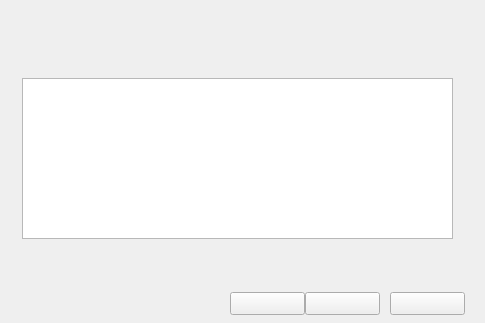
<?xml version="1.0" encoding="UTF-8"?>
<ui version="4.0">
 <class>LicenseCheck</class>
 <widget class="QWidget" name="LicenseCheck">
  <property name="geometry">
   <rect>
    <x>0</x>
    <y>0</y>
    <width>485</width>
    <height>323</height>
   </rect>
  </property>
  <property name="minimumSize">
   <size>
    <width>485</width>
    <height>323</height>
   </size>
  </property>
  <property name="maximumSize">
   <size>
    <width>485</width>
    <height>323</height>
   </size>
  </property>
  <property name="windowTitle">
   <string>Form</string>
  </property>
  <widget class="QWidget" name="widget" native="true">
   <property name="geometry">
    <rect>
     <x>-1</x>
     <y>0</y>
     <width>491</width>
     <height>59</height>
    </rect>
   </property>
   <layout class="QGridLayout" name="gridLayout">
    <item row="0" column="0">
     <widget class="QLabel" name="labelTitle">
      <property name="minimumSize">
       <size>
        <width>0</width>
        <height>18</height>
       </size>
      </property>
      <property name="maximumSize">
       <size>
        <width>16777215</width>
        <height>15</height>
       </size>
      </property>
      <property name="text">
       <string/>
      </property>
     </widget>
    </item>
    <item row="0" column="1" rowspan="2">
     <widget class="QLabel" name="labelIco">
      <property name="minimumSize">
       <size>
        <width>32</width>
        <height>32</height>
       </size>
      </property>
      <property name="maximumSize">
       <size>
        <width>32</width>
        <height>32</height>
       </size>
      </property>
      <property name="text">
       <string/>
      </property>
     </widget>
    </item>
    <item row="1" column="0">
     <widget class="QLabel" name="label">
      <property name="minimumSize">
       <size>
        <width>0</width>
        <height>17</height>
       </size>
      </property>
      <property name="text">
       <string/>
      </property>
     </widget>
    </item>
   </layout>
  </widget>
  <widget class="QTextEdit" name="textEdit">
   <property name="geometry">
    <rect>
     <x>22</x>
     <y>78</y>
     <width>431</width>
     <height>161</height>
    </rect>
   </property>
  </widget>
  <widget class="QLabel" name="labelExplain">
   <property name="geometry">
    <rect>
     <x>20</x>
     <y>243</y>
     <width>461</width>
     <height>45</height>
    </rect>
   </property>
   <property name="text">
    <string/>
   </property>
  </widget>
  <widget class="QLabel" name="label1">
   <property name="geometry">
    <rect>
     <x>23</x>
     <y>53</y>
     <width>141</width>
     <height>21</height>
    </rect>
   </property>
   <property name="text">
    <string/>
   </property>
  </widget>
  <widget class="QPushButton" name="pushButtonCancel">
   <property name="geometry">
    <rect>
     <x>390</x>
     <y>292</y>
     <width>75</width>
     <height>23</height>
    </rect>
   </property>
   <property name="text">
    <string/>
   </property>
  </widget>
  <widget class="QPushButton" name="pushButtonAgree">
   <property name="geometry">
    <rect>
     <x>305</x>
     <y>292</y>
     <width>75</width>
     <height>23</height>
    </rect>
   </property>
   <property name="text">
    <string/>
   </property>
  </widget>
  <widget class="QPushButton" name="pushButtonLastStep">
   <property name="geometry">
    <rect>
     <x>230</x>
     <y>292</y>
     <width>75</width>
     <height>23</height>
    </rect>
   </property>
   <property name="text">
    <string/>
   </property>
  </widget>
 </widget>
 <resources/>
 <connections/>
</ui>
